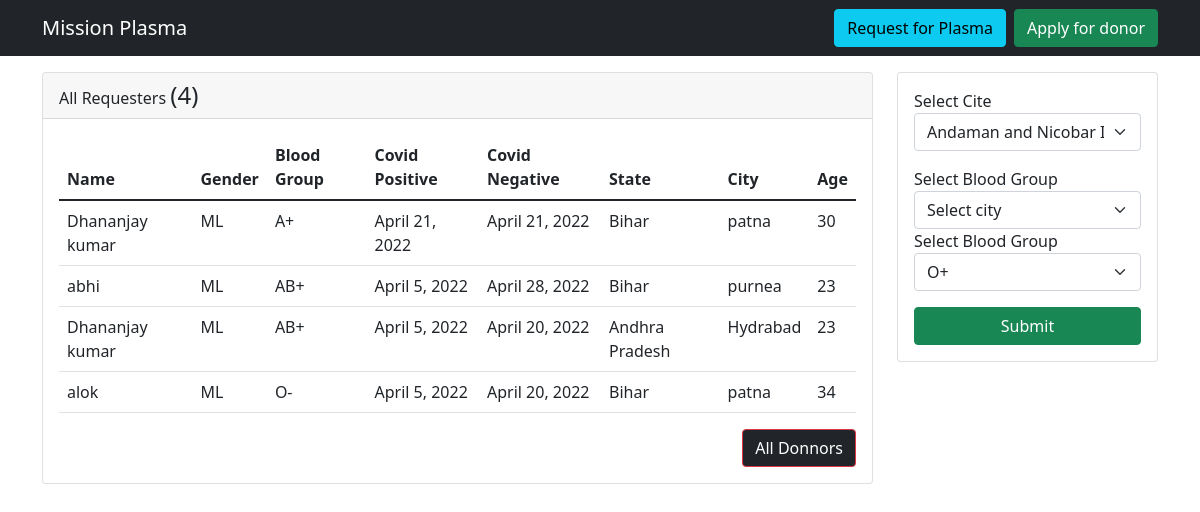
The page /requestview/ on the database its author committed.
### data/models.py (models this page shows, shortened)
class Requester(models.Model):
    r_name=models.CharField(max_length=200,blank=False,null=False)
    r_gender=models.CharField(max_length=200,blank=False,null=False)
    r_age=models.IntegerField()
    r_bloodGroup=models.CharField(max_length=200,blank=False,null=False)
    r_covid_pos_date=models.DateField()
    r_covid_neg_date=models.DateField()
    r_state=models.ForeignKey(State,on_delete=models.CASCADE,blank=False,null=False)
    r_city=models.ForeignKey(City,on_delete=models.CASCADE,blank=False,null=False)

class State(models.Model):
    state=models.CharField(max_length=255, null=False, blank=False)

class City(models.Model):
    city_id=models.ForeignKey(State,on_delete=models.CASCADE)
    city=models.CharField(max_length=200)

### data/views.py (the view)
# urls.py: path("requestview/",requestView,name="requestview"),
def requestView(r):
    state=State.objects.all()
    city=City.objects.all()
    data={"requestrs":Requester.objects.all(),"count":Requester.objects.all().count(),"states":state,"cities":city}
    return render(r,"data/view_requester.html",data)

### data/templates/data/view_requester.html (shortened to what this page needs)
{% extends 'data/base.html' %}
{% block content %}
<div class="container mt-3">
    <div class="row">
    <div class="col-lg-9">
        <div class="card">
            <div class="card-header">All Requesters <span class="h4" id="count">({{count}})</span></div>
            <div class="card-body">
                <table class="table table-hover">
                    <thead>
                      <tr>
                          <th>Name</th>
                          <th>Gender</th>
                          <th>Blood Group</th>
                          <th>Covid Positive</th>
                          <th>Covid Negative</th>
                          <th>State</th>
                          <th>City</th>
                          <th>Age</th>
                      </tr>
                    </thead>
                      <tbody id="dd-requester">
                          {% for request in requestrs %}
                        <tr>
                            <td>{{ request.r_name }}</td>
                            <td>{{ request.r_gender }}</td>
                            <td>{{ request.r_bloodGroup }}</td>
                            <td>{{ request.r_covid_pos_date }}</td>
                            <td>{{ request.r_covid_neg_date }}</td>
                            <td>{{ request.r_state.state}}</td>
                            <td>{{ request.r_city.city}}</td>
                            <td>{{ request.r_age }}</td>
                        </tr>
                        {% endfor %}
                      </tbody>
                </table>
                <a href="{% url 'donorview' %}" class="btn btn-danger bg-dark float-end">All Donnors</a>
            </div>
        </div>
    </div>
    <div class="col-lg-3">
        <div class="card">
            <div class="card-body">
            <form action="{% url 'requestfilter' %}" method="POST">
            <div class="mb-3">
                <label for="">Select Cite</label>
                <select name="d_state" id="state-dd" class="form-select">
                    {% for x in states %}
                    <option value="{{x.id}}">{{x.state}}</option>
                    {% endfor %}
                </select>
             </div>
             <div class="mb-3">
                <label for="">Select Blood Group</label>
                <select name="d_city" id="city-dd" class="form-select">
                    <option value="" selected dissabled>Select city</option>
                </select>
                <div class="mb-3">
                    <label for="">Select Blood Group</label>
                    <select name="d_bloodGroup" class="form-select">
                        <option value="O+">O+</option>
                    </select>
                </div>
             </div>
            <div class="mt-3">
                <input type="submit" class="btn btn-success w-100">
            </div>
        </div>
        </div>
    </div>
    </div>
</div>
{% block js %}
{% load dajaxice_templatetags %}
{% endblock  %}
{% endblock  %}

### rows shown on the page
Requester: r_name "Dhananjay kumar", r_gender "ML", r_bloodGroup "A+", r_covid_pos_date "April 21, 2022", r_covid_neg_date "April 21, 2022", r_state.state "Bihar", r_city.city "patna", r_age "30"
Requester: r_name "abhi", r_gender "ML", r_bloodGroup "AB+", r_covid_pos_date "April 5, 2022", r_covid_neg_date "April 28, 2022", r_state.state "Bihar", r_city.city "purnea", r_age "23"
Requester: r_name "Dhananjay kumar", r_gender "ML", r_bloodGroup "AB+", r_covid_pos_date "April 5, 2022", r_covid_neg_date "April 20, 2022", r_state.state "Andhra Pradesh", r_city.city "Hydrabad", r_age "23"
Requester: r_name "alok", r_gender "ML", r_bloodGroup "O-", r_covid_pos_date "April 5, 2022", r_covid_neg_date "April 20, 2022", r_state.state "Bihar", r_city.city "patna", r_age "34"

### other values the page prints
{{ count }} "4"
form field d_state "Andaman and Nicobar Islands"
